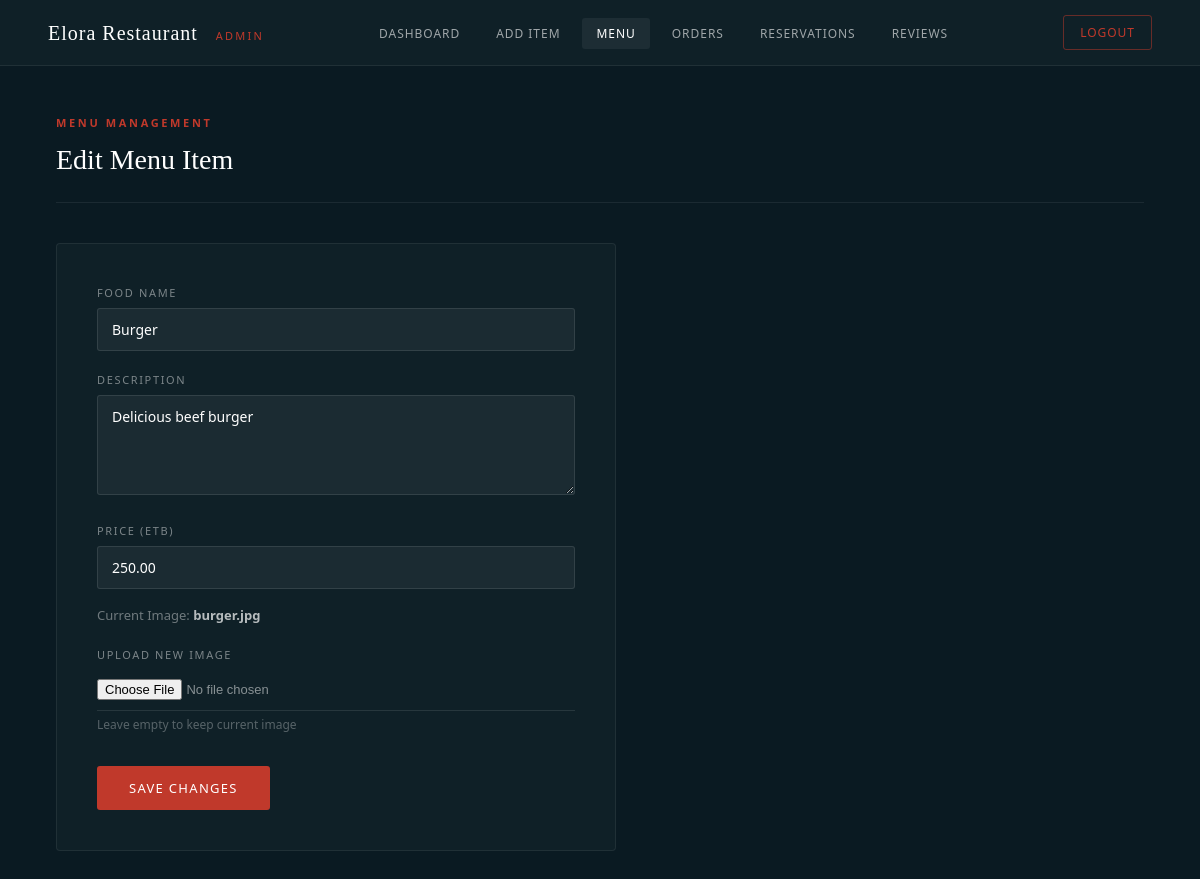
Page /admin/edit_menu.php?id=1 on the earlier database version.
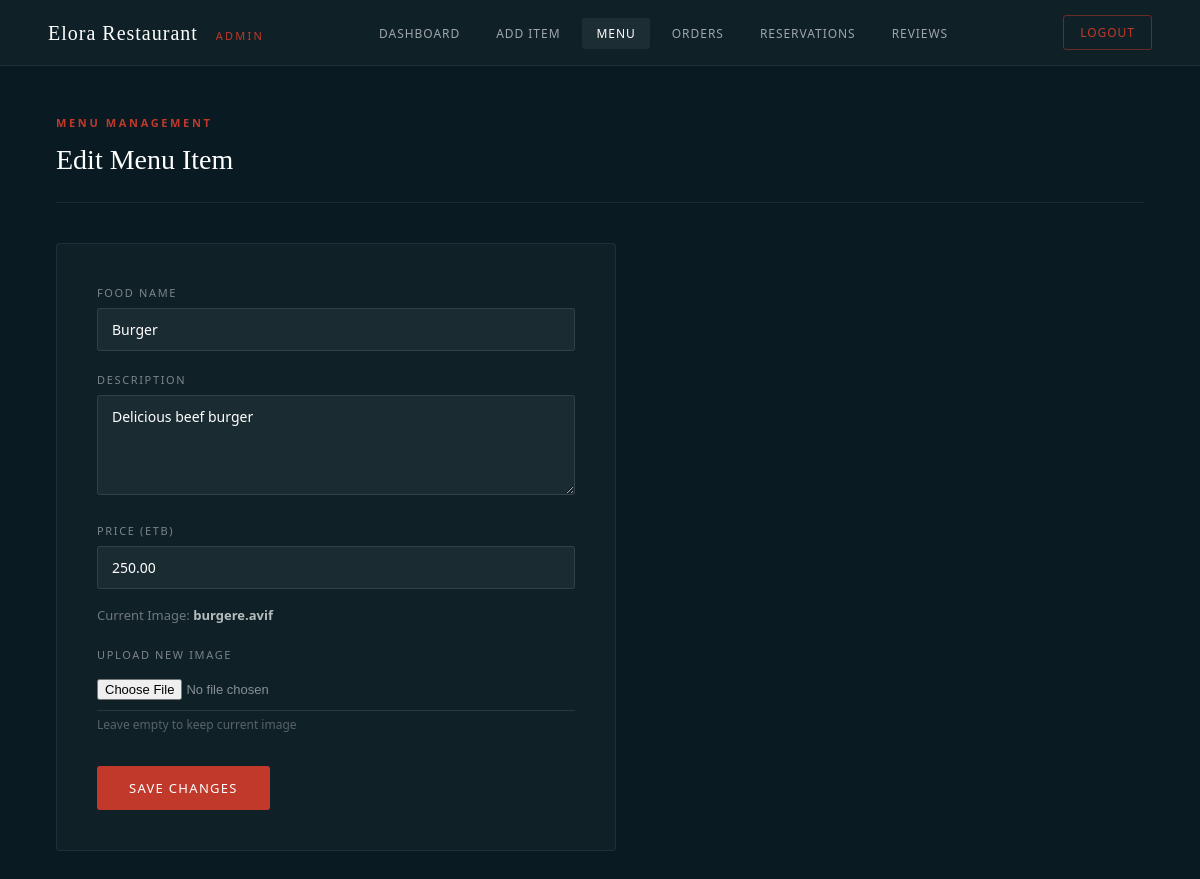
Same page on the later database version.
### tables this page shows
CREATE TABLE `menu_items` (
  `id` int NOT NULL,
  `food_name` varchar(100) NOT NULL,
  `description` text NOT NULL,
  `price` decimal(10,2) NOT NULL,
  `image` varchar(255) DEFAULT NULL
);

### admin/edit_menu.php (the view, shortened to what this page needs)
<?php
include("../db/connection.php");
$id = intval($_GET['id']);
$query = "SELECT * FROM menu_items WHERE id='$id'";
$result = mysqli_query($conn, $query);
$row = mysqli_fetch_assoc($result);
?>
<!DOCTYPE html>
<html>
<head>
    <link rel="stylesheet" href="../assets/css/admin.css">
</head>
<body>
<?php include('admin_navbar.php'); ?>
<div class="admin-page">
    <div class="admin-page-header">
        <div>
            <span class="admin-page-label">Menu Management</span>
            <h1>Edit Menu Item</h1>
        </div>
    </div>
    <div class="admin-form-card">
        <form method="POST" enctype="multipart/form-data">
            <label>Food Name</label>
            <input type="text" name="food_name" value="<?php echo htmlspecialchars($row['food_name']); ?>" required>
            <label>Description</label>
            <textarea name="description" required><?php echo htmlspecialchars($row['description']); ?></textarea>
            <label>Price (ETB)</label>
            <input type="number" name="price" value="<?php echo htmlspecialchars($row['price']); ?>" required>
            <div class="current-image">
                Current Image: <strong><?php echo htmlspecialchars($row['image']); ?></strong>
            </div>
            <label>Upload New Image</label>
            <input type="file" name="image" accept="image/*">
            <small>Leave empty to keep current image</small>
            <button type="submit" name="submit">Save Changes</button>
        </form>
    </div>
</div>
</body>
</html>

Differences in the rows shown:
changed menu_items "Burger": image "burger.jpg" → "burgere.avif"
